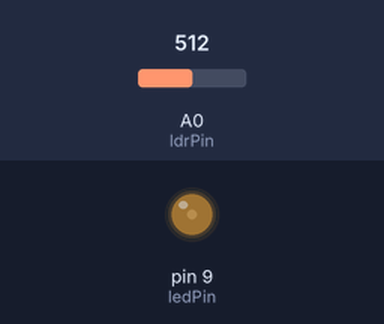
Simulated run of this sketch. Board: Arduino Uno, built with avr-gcc and run on an emulated ATmega328P. Parts: output pins drawn as LEDs (lit = HIGH). Inputs (shaded band) come from the test bench; at power-on: A0 (ldrPin) = 512. What the sketch prints to the serial monitor is not drawn.

Above: at 0.05 s.
Timing chart, 0 to 3.2 s (numbered marks = the images above):
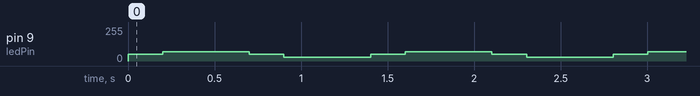

The sketch:

arduino_ldr_optimization.ino
```cpp
const int ledPin = 9;
const int ldrPin = A0;

int brightness = 50;
int step = 20;

void setup() {
  Serial.begin(9600);
}

void loop() {

  analogWrite(ledPin, brightness);
  delay(200);
  int current = analogRead(ldrPin);

  int testBrightness = brightness + step;

  if (testBrightness > 255) testBrightness = 255;
  if (testBrightness < 0) testBrightness = 0;

  analogWrite(ledPin, testBrightness);
  delay(200);
  int test = analogRead(ldrPin);

  if (test > current) {
    brightness = testBrightness;
  } else {
    step = -step;
  }

  Serial.print("Brightness: ");
  Serial.print(brightness);
  Serial.print("  Light: ");
  Serial.println(analogRead(ldrPin));

  delay(300);
}
```

Measured:
- by itself, pin 9 (ledPin): repeats every 1.4 s: 70/255 0.50 s, 50/255 0.20 s, 30/255 0.50 s, 50/255 0.20 s
